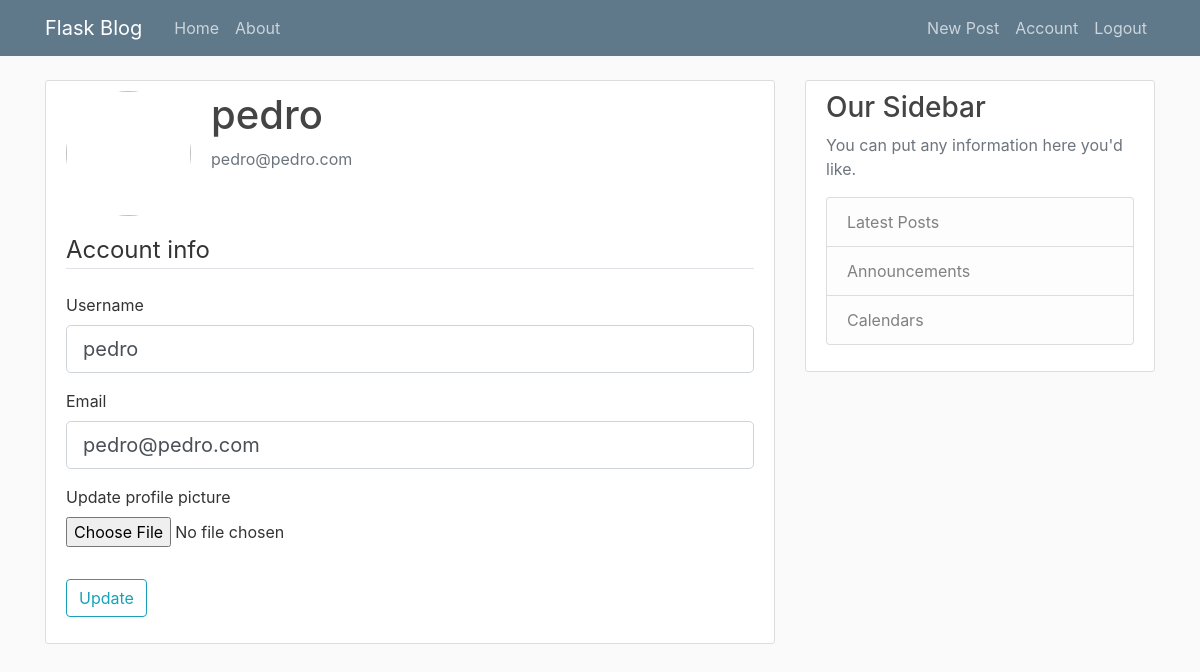
Page /account (signed in) on the earlier database version.
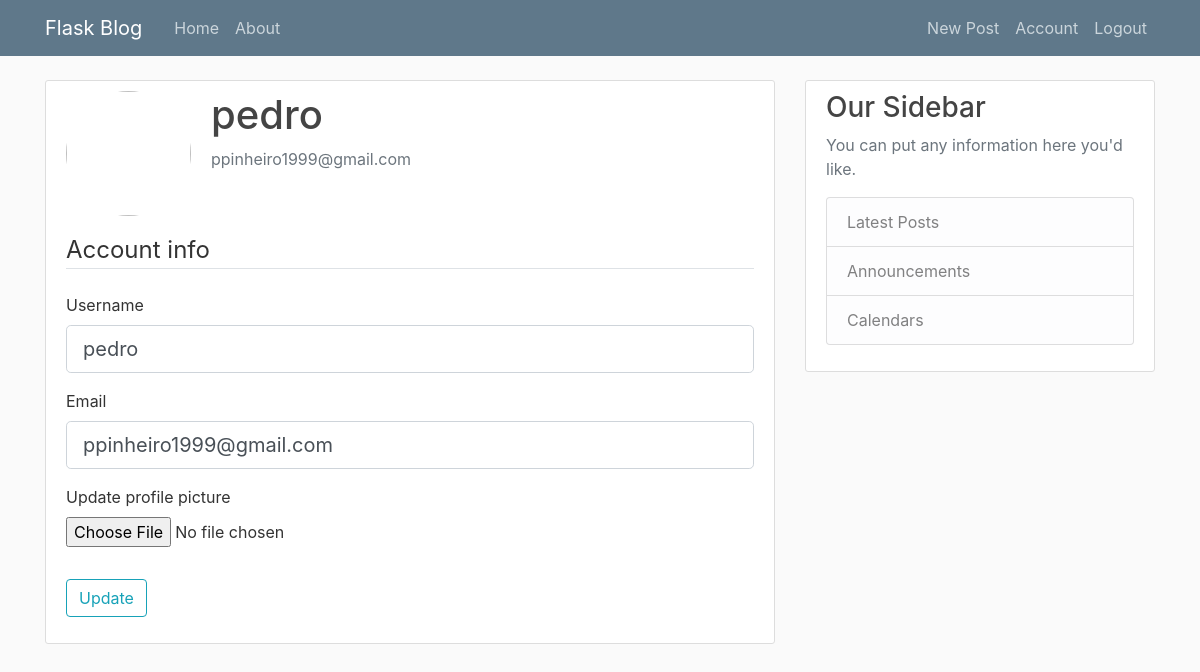
Same page on the later database version.
### flaskblog/models.py (models this page shows, shortened)
class User(db.Model, UserMixin):
    id = db.Column(db.Integer, primary_key=True)
    username = db.Column(db.String(20), unique=True, nullable=False)
    email = db.Column(db.String(120), unique=True, nullable=False)
    image_file = db.Column(db.String(20), nullable=False, default="default.jpg")
    password = db.Column(db.String(60), nullable=False)
    posts = db.relationship("Post", backref="author", lazy=True)

### flaskblog/routes.py (the view)
@app.route("/account", methods=["GET", "POST"])
@login_required
def account():
    form = UpdateAccountForm()
    if form.validate_on_submit():
        if form.picture.data:
            picture_file = save_picture(form.picture.data)
            current_user.image_file = picture_file
        current_user.username = form.username.data
        current_user.email = form.email.data
        db.session.commit()
        flash("Your account has been updated.", "success")
        return redirect(url_for("account"))
    elif request.method == "GET":
        form.username.data = current_user.username
        form.email.data = current_user.email
    image_file = url_for("static", filename=f"profile_pics/{current_user.image_file}")
    return render_template(
        "account.html", title="Account", image_file=image_file, form=form
    )

### flaskblog/forms.py (shortened to what this page needs)
class UpdateAccountForm(FlaskForm):
    username = StringField(
        "Username", validators=[DataRequired(), Length(min=2, max=20)]
    )
    email = StringField("Email", validators=[DataRequired(), Email()])
    picture = FileField(
        "Update profile picture", validators=[FileAllowed(["jpg", "png"])]
    )
    submit = SubmitField("Update")

### flaskblog/models.py (called while the page is built)
@login_manager.user_loader
def load_user(user_id):
    return User.query.get(int(user_id))

### flaskblog/templates/account.html (shortened to what this page needs)
{% extends "layout.html" %}
{% block content %}
<div class="content-section">
    <div class="media">
        <img class="rounded-circle account-img" src="{{ image_file }}">
        <div class="media-body">
            <h2 class="account-heading">{{ current_user.username }}</h2>
            <p class="text-secondary">{{ current_user.email }}</p>
        </div>
    </div>
    <form method="POST" action="" enctype="multipart/form-data">
        <fieldset class="form-group">
            <legend class="border-bottom mb-4">Account info</legend>
            <div class="form-group">
                {{ form.username.label(class="form-control-label") }}
                {% if form.username.errors %}
                {{ form.username(class="form-control form-control-lg is-invalid") }}
                <div class="invalid-feedback">
                    {% for error in form.username.errors %}
                    <span>{{ error }}</span>
                    {% endfor %}
                </div>
                {% else %}
                {{ form.username(class="form-control form-control-lg") }}
                {% endif %}
            </div>
            <div class="form-group">
                {{ form.email.label(class="form-control-label") }}
                {% if form.email.errors %}
                {{ form.email(class="form-control form-control-lg is-invalid") }}
                <div class="invalid-feedback">
                    {% for error in form.email.errors %}
                    <span>{{ error }}</span>
                    {% endfor %}
                </div>
                {% else %}
                {{ form.email(class="form-control form-control-lg") }}
                {% endif %}
            </div>
            <div class="form-group">
                {{ form.picture.label() }}
                {{ form.picture(class="form-control-file") }}
            </div>
        </fieldset>
        <div class="form-group">
            {{ form.submit(class="btn btn-outline-info") }}
        </div>
    </form>
</div>
{% endblock content %}

### flaskblog/templates/layout.html (shortened to what this page needs)
<!DOCTYPE html>
<html lang="en">
<head>
    <link rel="stylesheet" href="https://cdn.jsdelivr.net/npm/bootstrap@4.0.0/dist/css/bootstrap.min.css"
>
    <link rel="stylesheet" type="text/css" href="{{ url_for('static', filename='main.css') }}">
</head>
<body>
    <header class="site-header">
        <nav class="navbar navbar-expand-md navbar-dark bg-steel fixed-top">
            <div class="container">
                <a class="navbar-brand mr-4" href="/">Flask Blog</a>
                <div class="collapse navbar-collapse" id="navbarToggle">
                    <div class="navbar-nav mr-auto">
                        <a class="nav-item nav-link" href="{{ url_for('home') }}">Home</a>
                        <a class="nav-item nav-link" href="{{ url_for('about') }}">About</a>
                    </div>
                    <div class="navbar-nav">
                        {% if current_user.is_authenticated %}
                        <a class="nav-item nav-link" href="{{ url_for('new_post') }}">New Post</a>
                        <a class="nav-item nav-link" href="{{ url_for('account') }}">Account</a>
                        <a class="nav-item nav-link" href="{{ url_for('logout') }}">Logout</a>
                        {% else %}
                        <a class="nav-item nav-link" href="{{ url_for('login') }}">Login</a>
                        <a class="nav-item nav-link" href="{{ url_for('register') }}">Register</a>
                        {% endif %}
                    </div>
                </div>
            </div>
        </nav>
    </header>
    <main role="main" class="container">
        <div class="row">
            <div class="col-md-8">
                {% block content %}{% endblock %}
            </div>
            <div class="col-md-4">
                <div class="content-section">
                    <h3>Our Sidebar</h3>
                    <p class='text-muted'>You can put any information here you'd like.
                    <ul class="list-group">
                        <li class="list-group-item list-group-item-light">Latest Posts</li>
                        <li class="list-group-item list-group-item-light">Announcements</li>
                        <li class="list-group-item list-group-item-light">Calendars</li>
                    </ul>
                    </p>
                </div>
            </div>
        </div>
    </main>
</body>
</html>

### flaskblog/static/main.css (style rules this page uses)
body { background: #fafafa; color: #333333; margin-top: 5rem; }
h1, h2, h3, h4, h5, h6 { color: #444444; }
.bg-steel { background-color: #5f788a; }
.site-header .navbar-nav .nav-link { color: #cbd5db; }
.content-section { background: #ffffff; padding: 10px 20px; border: 1px solid #dddddd; border-radius: 3px; margin-bottom: 20px; }
.account-img { height: 125px; width: 125px; margin-right: 20px; margin-bottom: 16px; }
.account-heading { font-size: 2.5rem; }

Differences in the rows shown:
changed User "pedro": email "pedro@pedro.com" → "ppinheiro1999@gmail.com"
